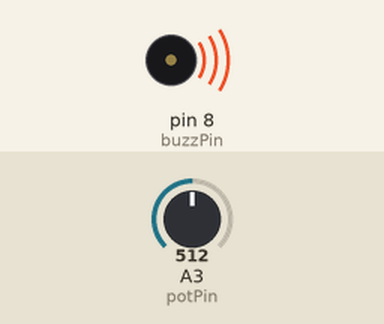
Recording of a sketch running on a simulated Arduino Uno, built with avr-gcc and run on an emulated ATmega328P. Shown: buzzer (waves = sounding). Inputs (shaded band) come from the test bench; at power-on: A3 (potPin) = 512.

Above: at 0.1 s.
Timing chart, 0 to 1.6 s (numbered marks = the images above):
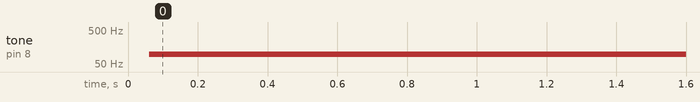

Measured:
- by itself, tone on pin 8 (buzzPin): silent → 98 Hz at 0.06 s

The sketch:

PassiveBuzzer.ino
```cpp
int buzzPin=8;
int buzzTime;
int potPin=A3;
int potVal;
void setup() {
  // put your setup code here, to run once:
  pinMode(buzzPin,OUTPUT);
}

void loop() {
  // put your main code here, to run repeatedly:
  potVal=analogRead(potPin);
  buzzTime=((9940./1023.) * potVal) + 60.;
  digitalWrite(buzzPin,HIGH);
  delayMicroseconds(buzzTime);
  digitalWrite(buzzPin,LOW);
  delayMicroseconds(buzzTime);
}
```
